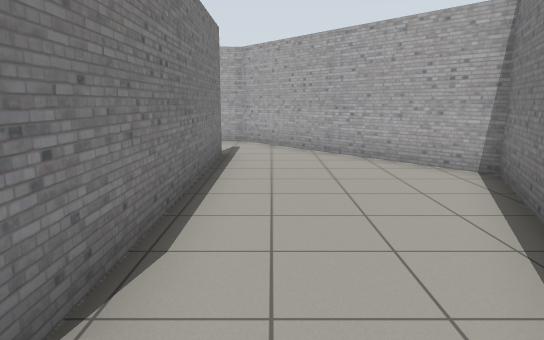
View 1 (above)

12 first-person views from a walk through a world built for the Gazebo simulator. The camera is 1.2 m above the floor, tilts 10° down and sees 70° across. The floor is counted in squares, 1 m on a side. Each view is taken from the middle of a square. On the plan, view 1 faces up. The plan holds only what a view shows up to about 15 squares ahead; the rest is blank. The robots in the file are not drawn.

View 2
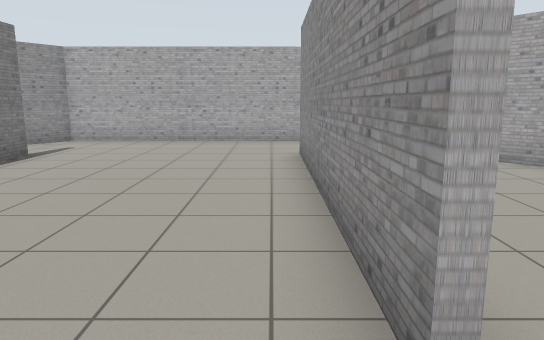

View 3
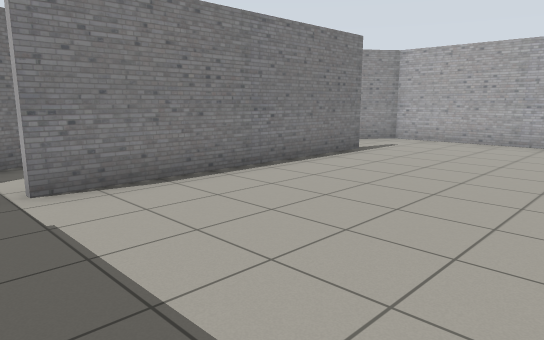

View 4
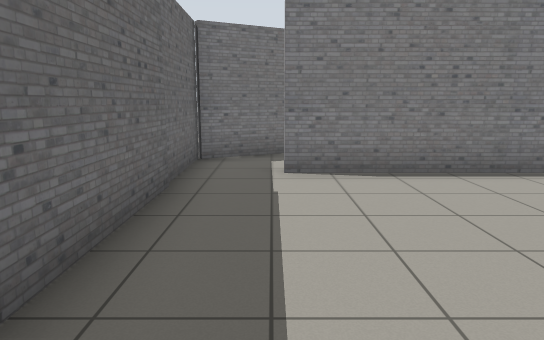

View 5
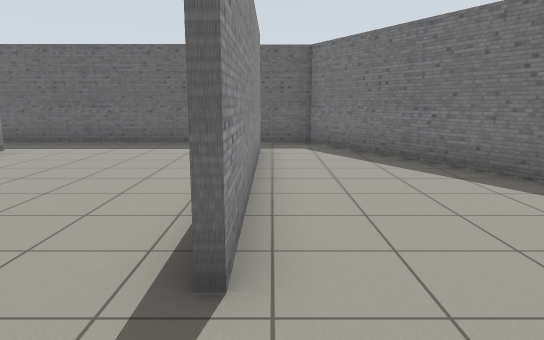

View 6
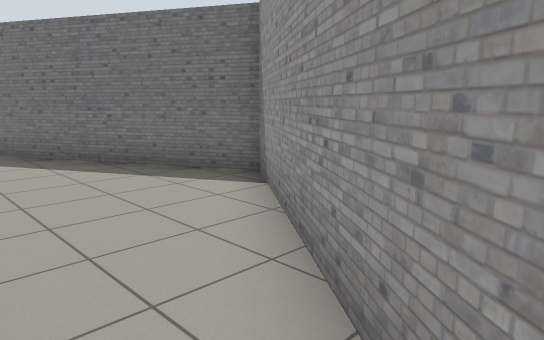

View 7
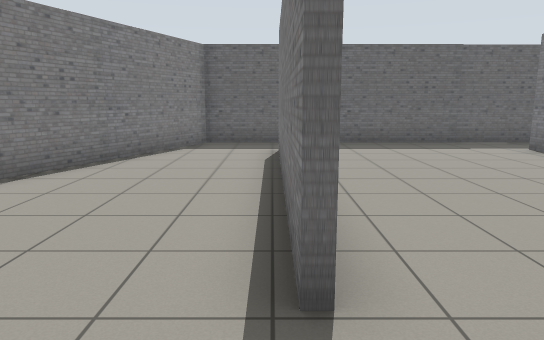

View 8
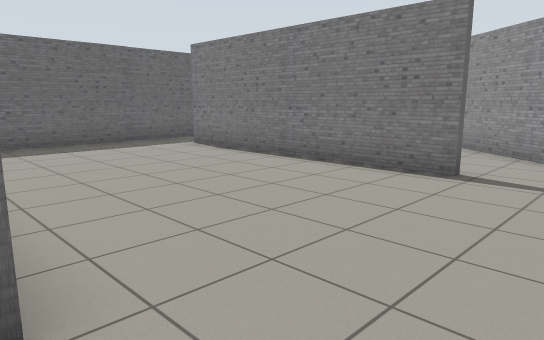

View 9
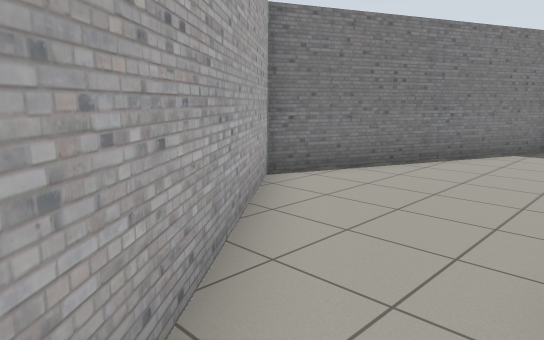

View 10
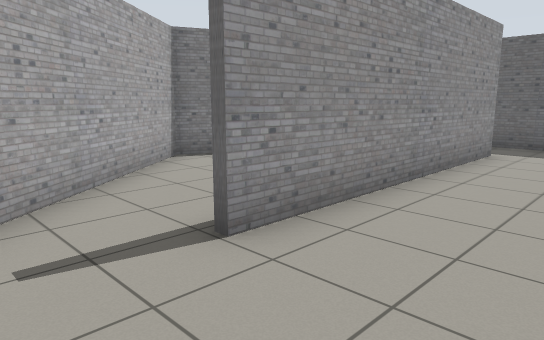

View 11
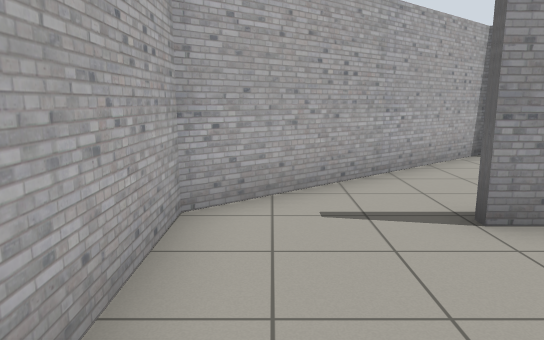

View 12
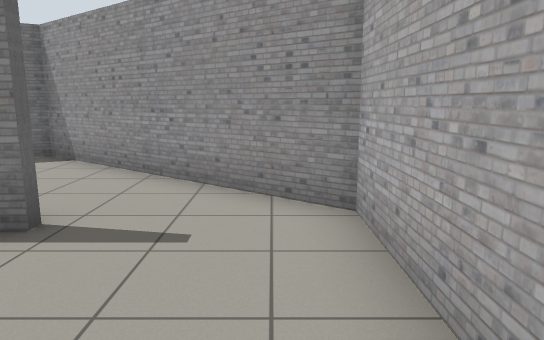

### Floor plan
Points are (right, up) in squares from view 1. A wall is a line through its corners. A room is listed if a view was taken in it or the views show most of it. See-through windows are left out.
Room 1 (views 1, 2, 3, 4, 5, 6, 7, 8, 9, 10, 11, 12)
walls: (-1.4, 1.4) (-1.4, 9); (-1.2, 9) (-1.2, 1.5); (-7.5, 8.8) (-7.5, 1.1); (-7.7, 1.1) (-7.7, 8.8); (0.9, -0.5) (3.8, 6.3) (-0.9, 12) (-8.2, 11.9) (-12.6, 6.1) (-9.2, -0.5) (0.9, -0.5)

Where each view was taken, in squares from view 1:
view 1: 0 up, 0 right, facing up
view 2: 0 up, 2 left, facing up
view 3: 0 up, 2 left, facing up-left
view 4: 1 up, 1 left, facing left
view 5: 11 up, 8 left, facing down
view 6: 11 up, 8 left, facing down-left
view 7: 11 up, 1 left, facing down
view 8: 11 up, 1 left, facing down-left
view 9: 11 up, 1 left, facing down-right
view 10: 11 up, 4 left, facing down-right
view 11: 11 up, 5 left, facing right
view 12: 11 up, 4 left, facing left
